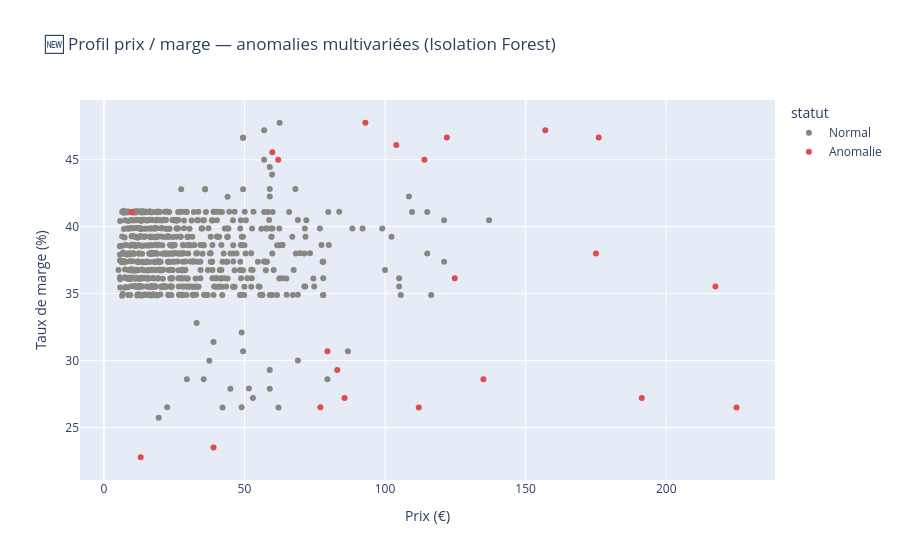

The cell this chart's notebook holds for it:
### Code cell
# 🆕 Visualisation prix / marge avec anomalies
df_iso["statut"] = df_iso["anomalie"].map({True:"Anomalie", False:"Normal"})
fig = px.scatter(df_iso, x="price", y="taux_marge", color="statut",
                 color_discrete_map={"Anomalie":"#E24B4A","Normal":"#888780"},
                 title="🆕 Profil prix / marge — anomalies multivariées (Isolation Forest)",
                 labels={"price":"Prix (€)","taux_marge":"Taux de marge (%)"})
fig.show()

### Figure 1 — Plotly figure (JSON) as saved in the notebook; plotly's stock layout.template omitted (floating-point values rounded to 4 significant figures; data arrays with more than 128 entries replaced by an {"elided": "..."} marker saying what was removed)
{"data": [{"hovertemplate": "statut=Normal<br>Prix (€)=%{x}<br>Taux de marge (%)=%{y}<extra></extra>", "legendgroup": "Normal", "marker": {"color": "#888780", "symbol": "circle"}, "mode": "markers", "name": "Normal", "orientation": "v", "showlegend": true, "type": "scatter", "x": {"elided": "688 float values"}, "xaxis": "x", "y": {"elided": "688 float values"}, "yaxis": "y"}, {"hovertemplate": "statut=Anomalie<br>Prix (€)=%{x}<br>Taux de marge (%)=%{y}<extra></extra>", "legendgroup": "Anomalie", "marker": {"color": "#E24B4A", "symbol": "circle"}, "mode": "markers", "name": "Anomalie", "orientation": "v", "showlegend": true, "type": "scatter", "x": [39.0, 83.0, 225.0, 79.5, 77.0, 85.6, 62.0, 176.0, 157.0, 104.0, 9.9, 217.5, 112.0, 124.8, 13.1, 175.0, 191.3, 93.0, 122.0, 114.0, 59.9, 135.0], "xaxis": "x", "y": [23.51, 29.3, 26.5, 30.7, 26.5, 27.2, 44.99, 46.65, 47.2, 46.1, 41.09, 35.52, 26.5, 36.14, 22.78, 38.0, 27.2, 47.75, 46.65, 45.0, 45.55, 28.6], "yaxis": "y"}], "layout": {"legend": {"title": {"text": "statut"}, "tracegroupgap": 0}, "title": {"text": "🆕 Profil prix / marge — anomalies multivariées (Isolation Forest)"}, "xaxis": {"anchor": "y", "domain": [0.0, 1.0], "title": {"text": "Prix (€)"}}, "yaxis": {"anchor": "x", "domain": [0.0, 1.0], "title": {"text": "Taux de marge (%)"}}}}
